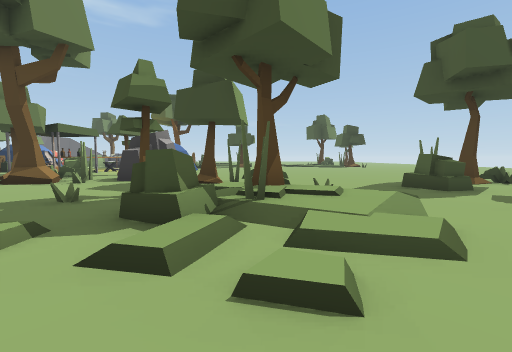
View 1 (above)

18 first-person views from a walk through a 3-D level made in the Unity game engine. The camera is 1.3 m above the floor, tilts 4° down and sees 90° across. The floor is counted in squares, 2 m on a side. Each view is taken from the middle of a square. On the plan, view 1 faces up. The plan holds only what a view shows up to about 9 squares ahead; the rest is blank. The place goes on beyond the plan. The player character is not drawn. Some animated figures are not drawn.

View 2
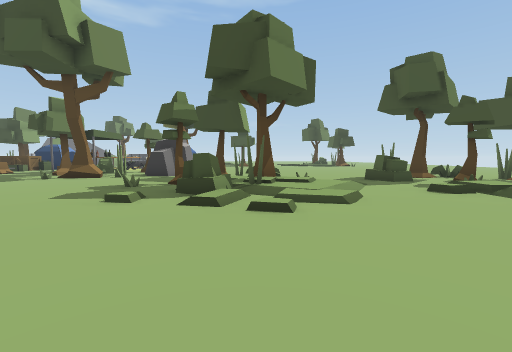

View 3
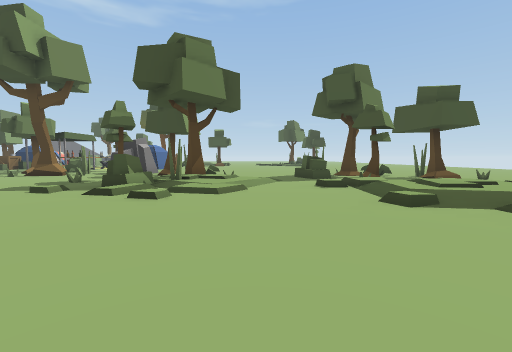

View 4
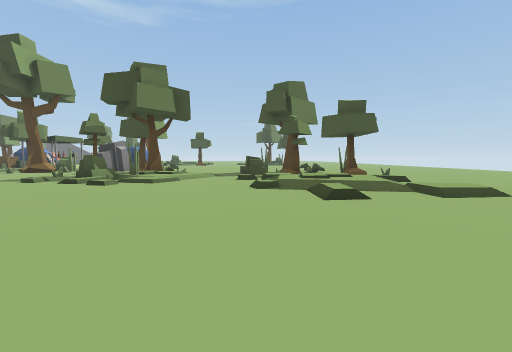

View 5
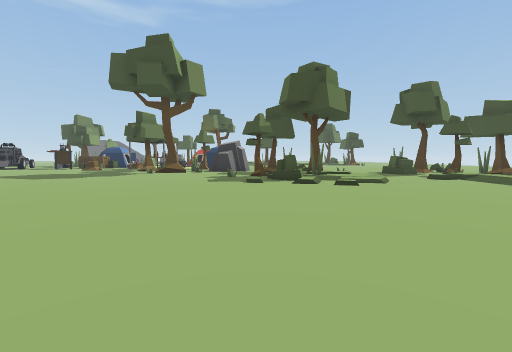

View 6
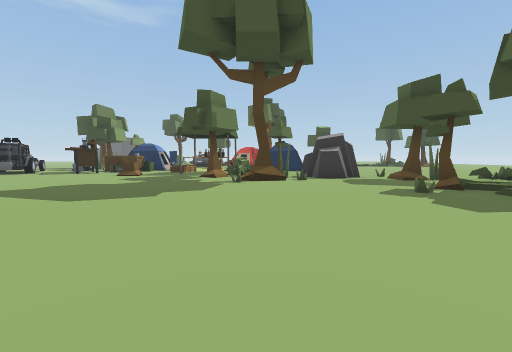

View 7
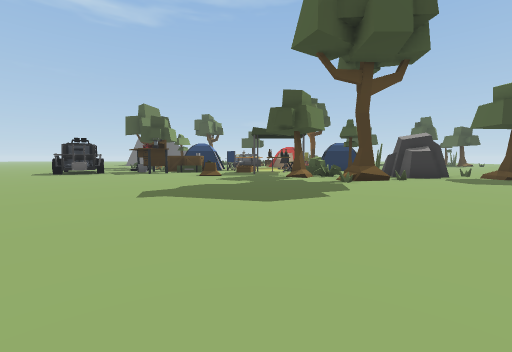

View 8
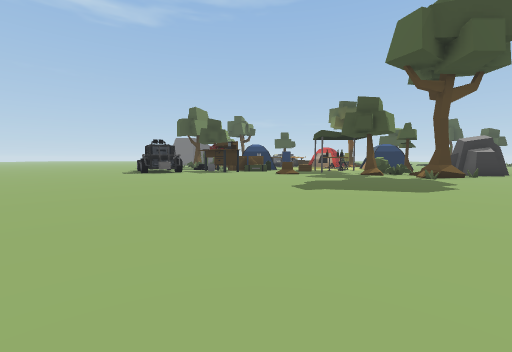

View 9
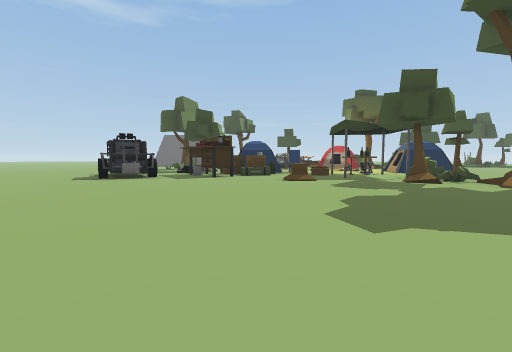

View 10
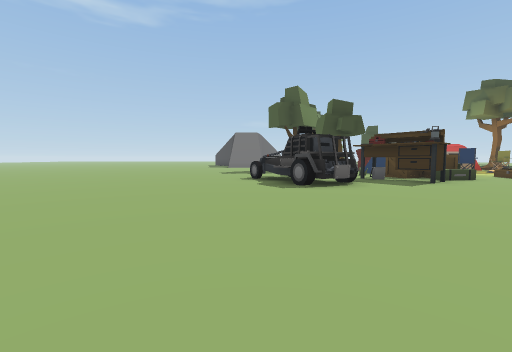

View 11
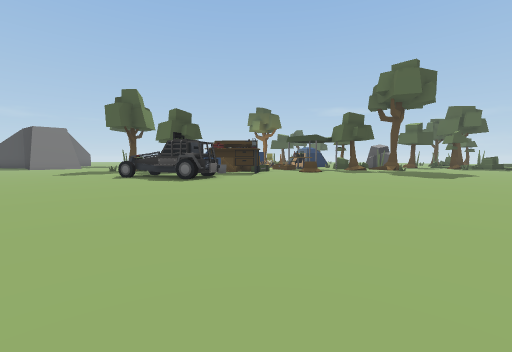

View 12
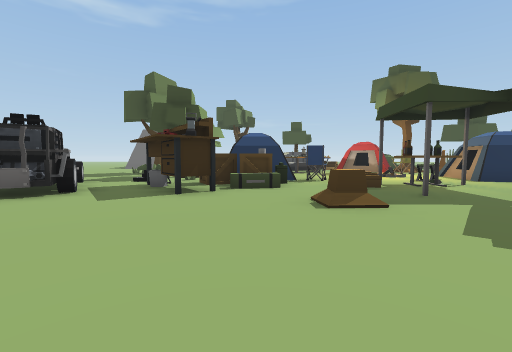

View 13
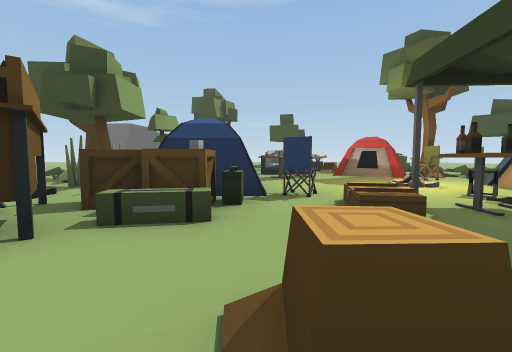

View 14
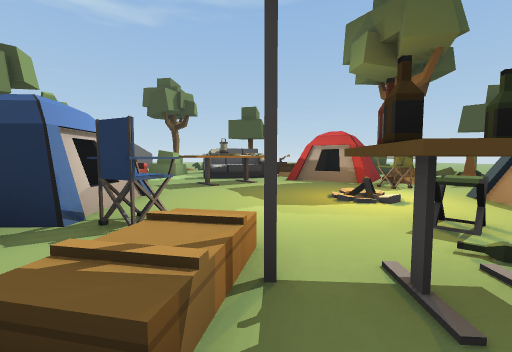

View 15
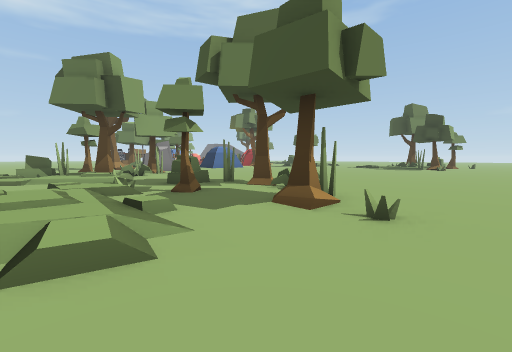

View 16
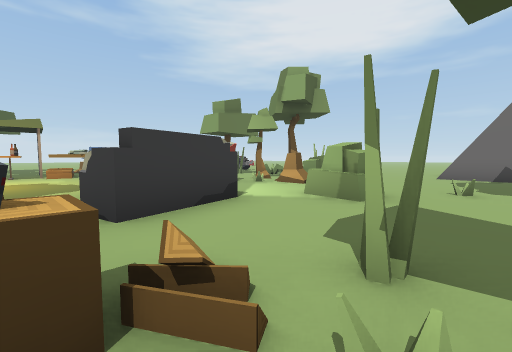

View 17
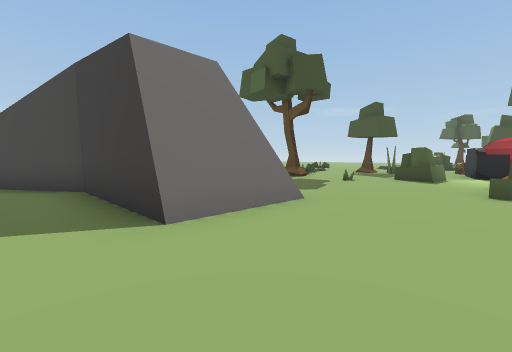

View 18
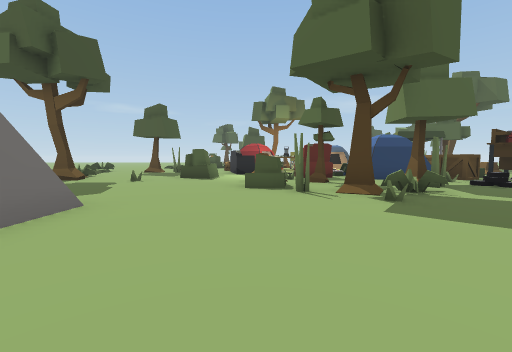

### Floor plan
Key: @ floor where view 1 was taken; # wall or solid block; x gap in a wall; . main floor; : floor 0.25 m higher than the main floor; / step, stairs or slope; = window, fence, low wall or low ledge; ^ raised ledge; O other object.
Columns run from 21 left of view 1 to 12 right of it. Each row starts with its distance up from view 1.
 26 #
 25 ##
 24 .#      #=
 23 .#    ....
 22 .###.......##/
 21 .###.......//^
 20 .........#...x
 19 ...........#^=##
 18 ......^#...^^####
 17  ....#=.=.. O.###=
 16  ...=#.##^xO...^.#
 15    ..=...........
 14     ..#####...=.#
 13 ..  ...=####....#             ..
 12 ....^.##^^##..=.#            ...
 11 ...^^ .#^^.##^#.            ....
 10 ....##.##.......#          .....
  9 ....##....=.#.^=.     ..........
  8 ..............x=###.. ....  ....
  7 ...............##...#......#=...
  6 ..............=......=...^...#..
  5 .................... #/..#/..#=.
  4 ..................=# ///../.......
  3 ....................^#//./////....
  2 ...................////...//:/...
  1       .............../...////...
  0        ..............@....///:.
 -1        ......  ...........//..
 -2          .      .............
 -3                  ..... .....
 -4                  ..... .....
 -5                    .     .

Where each view was taken, in squares from view 1:
view 1: 0 up, 0 right, facing up
view 2: 2 down, 0 right, facing up
view 3: 3 down, 2 right, facing up
view 4: 5 down, 4 right, facing up
view 5: 5 down, 2 left, facing up
view 6: 1 down, 6 left, facing up
view 7: 1 down, 9 left, facing up
view 8: 2 down, 12 left, facing up
view 9: 1 up, 12 left, facing up
view 10: 3 up, 18 left, facing up
view 11: 2 up, 21 left, facing up-right
view 12: 5 up, 12 left, facing up
view 13: 8 up, 11 left, facing up
view 14: 10 up, 9 left, facing up
view 15: 2 up, 10 right, facing up-left
view 16: 22 up, 8 left, facing down-left
view 17: 18 up, 21 left, facing up-right
view 18: 18 up, 21 left, facing right
